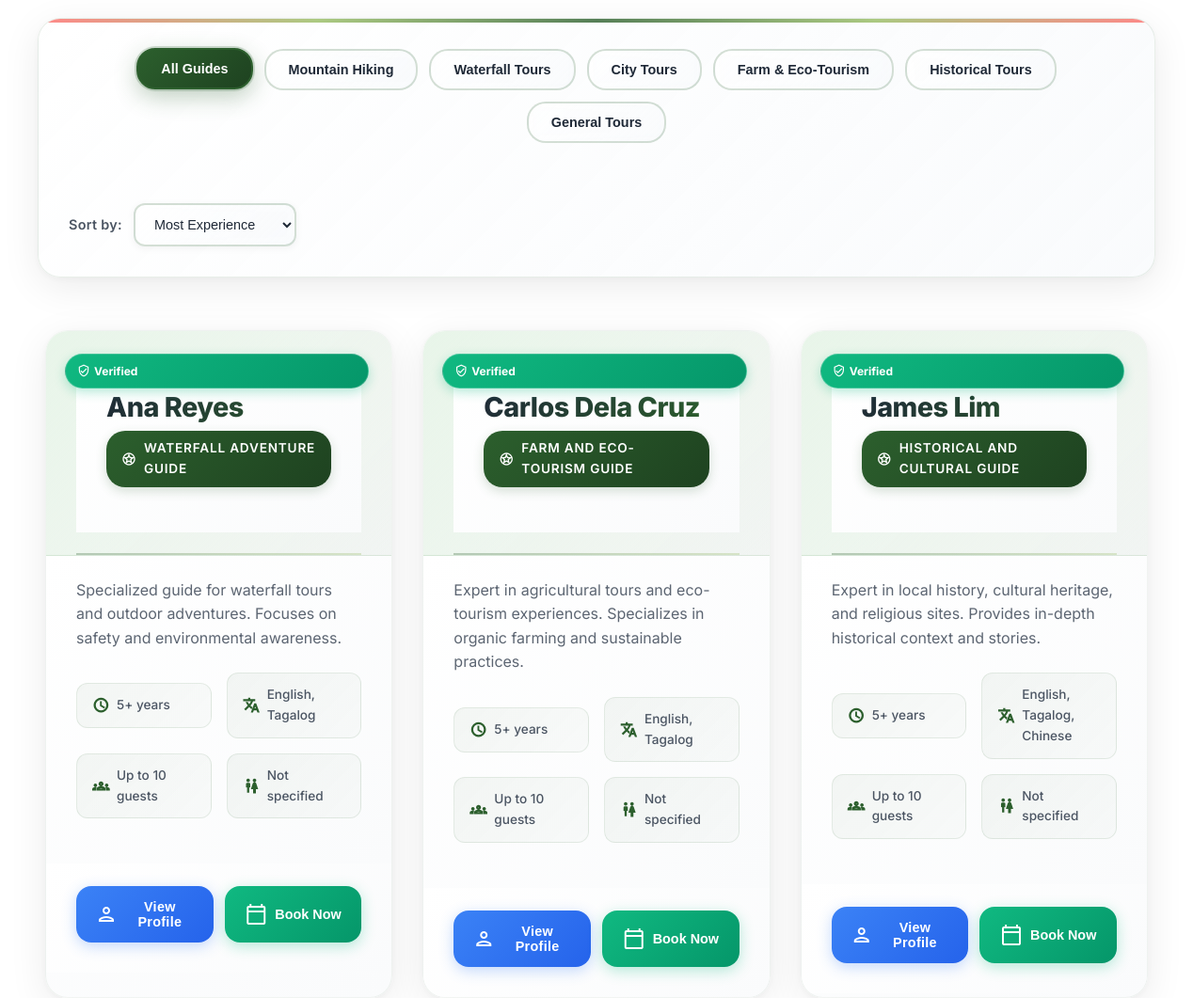
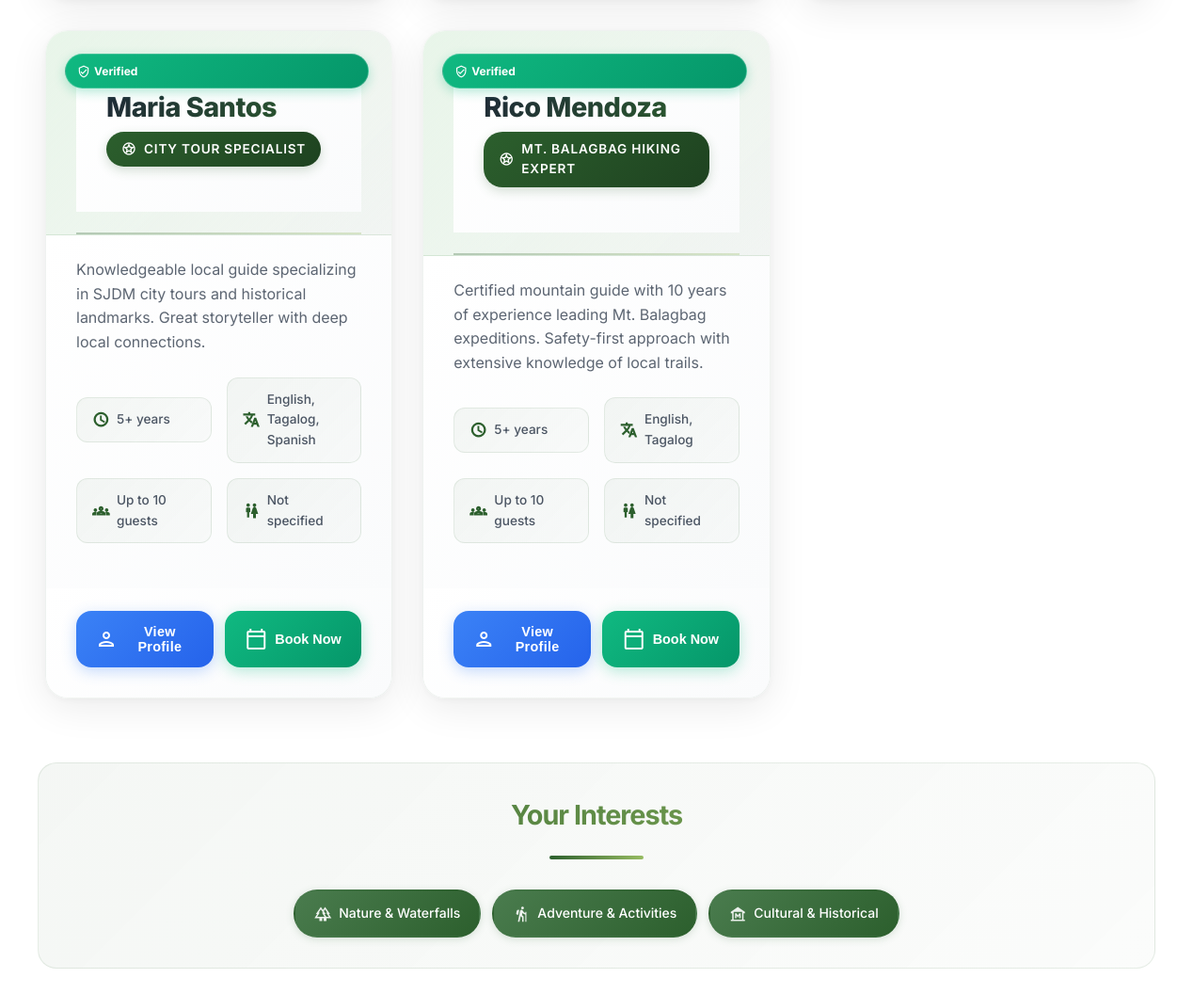
Before: /sjdm-user/user-guides.php (lower part) with the older database file (2 pictures, top to bottom).
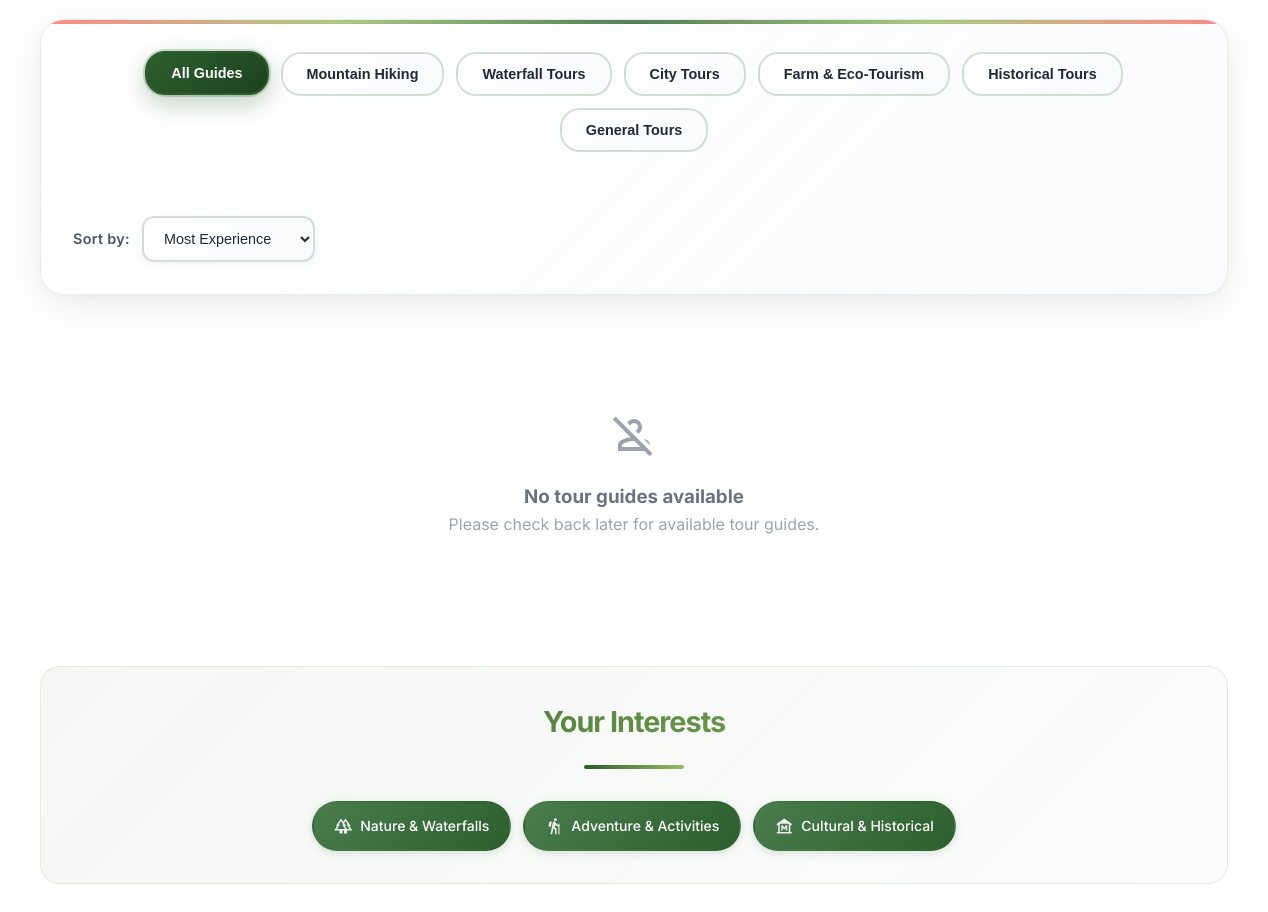
After: the same page with the newer database file.
### tables this page shows
CREATE TABLE `tour_guides` (
  `id` int(11) NOT NULL,
  `user_id` int(11) DEFAULT NULL,
  `name` varchar(100) NOT NULL,
  `specialty` varchar(200) DEFAULT NULL,
  `category` enum('mountain','city','farm','waterfall','historical','general') NOT NULL DEFAULT 'general',
  `description` text DEFAULT NULL,
  `bio` text DEFAULT NULL,
  `areas_of_expertise` text DEFAULT NULL,
  `rating` decimal(3,2) DEFAULT 0.00,
  `review_count` int(11) DEFAULT 0,
  `price_range` varchar(100) DEFAULT NULL,
  `price_min` decimal(10,2) DEFAULT NULL,
  `price_max` decimal(10,2) DEFAULT NULL,
  `languages` varchar(200) DEFAULT NULL,
  `contact_number` varchar(20) DEFAULT NULL,
  `email` varchar(100) DEFAULT NULL,
  `schedules` text DEFAULT NULL,
  `experience_years` int(11) DEFAULT NULL,
  `group_size` varchar(50) DEFAULT NULL,
  `verified` tinyint(1) DEFAULT 0,
  `total_tours` int(11) DEFAULT 0,
  `photo_url` varchar(500) DEFAULT NULL,
  `status` enum('active','inactive') DEFAULT 'active',
  `created_at` timestamp NOT NULL DEFAULT current_timestamp(),
  `updated_at` timestamp NOT NULL DEFAULT current_timestamp() ON UPDATE current_timestamp(),
  `resume` varchar(500) DEFAULT NULL
);

### sjdm-user/user-guides.php (the view, shortened to what the changed rows need)
<?php
$conn = getDatabaseConnection();
$tourGuides = [];
$currentUser = ['name' => 'Guest', 'email' => ''];
if ($conn) {
    $guidesStmt = $conn->prepare("SELECT * FROM tour_guides WHERE status = 'active' AND verified = 1 ORDER BY name ASC");
    if ($guidesStmt) {
        $guidesStmt->execute();
        $guidesResult = $guidesStmt->get_result();
        if ($guidesResult->num_rows > 0) {
            while ($guide = $guidesResult->fetch_assoc()) {
                $tourGuides[] = $guide;
            }
        }
    } else {
        echo "";
    }
} else {
    echo "";
}
?>
<!DOCTYPE html>
<html lang="en">
<head>
    <link rel="stylesheet" href="styles.css">
</head>
<body>
    <main class="main-content full-width">
        <div class="content-area">
            <div id="guidesList" class="guides-grid">
                <?php
                if (!empty($tourGuides)) {
                    foreach ($tourGuides as $index => $guide) {
                        $guideId = $guide['id'];
                        $guideName = htmlspecialchars($guide['name']);
                        $guideSpecialty = htmlspecialchars($guide['specialty']);
                        $guideDescription = htmlspecialchars($guide['description'] ?? 'Experienced tour guide ready to show you the best of San Jose del Monte.');
                        $guideExperience = htmlspecialchars($guide['experience'] ?? '5+ years');
                        $guideLanguages = htmlspecialchars($guide['languages'] ?? 'English, Tagalog');
                        $guideGroupSize = htmlspecialchars($guide['max_group_size'] ?? '10 guests');
                        $guideCategory = htmlspecialchars($guide['category'] ?? 'general');
                        $guideVerified = isset($guide['verified']) && $guide['verified'] == '1';
                        $categoryMap = [
                            'mountain' => 'mountain',
                            'waterfall' => 'waterfall',
                            'city' => 'city',
                            'farm' => 'farm',
                            'historical' => 'historical',
                            'general' => 'general'
                        ];
                        $dataCategory = $categoryMap[$guideCategory] ?? 'general';
                ?>
                <div class="guide-card" data-guide-id="<?php echo $guideId; ?>" data-category="<?php echo $dataCategory; ?>">
                    <div class="guide-header">
                        <?php if ($guideVerified): ?>
                        <div class="verified-badge">
                            <span class="material-icons-outlined">verified_user</span>
                            <span>Verified</span>
                        </div>
                        <?php endif; ?>
                        <div class="guide-info">
                            <h3 class="guide-name"><?php echo $guideName; ?></h3>
                            <span class="guide-specialty">
                                <span class="material-icons-outlined">stars</span>
                                <?php echo $guideSpecialty; ?>
                            </span>
                        </div>
                    </div>
                    <div class="guide-body">
                        <p class="guide-description"><?php echo $guideDescription; ?></p>
                        <div class="guide-meta">
                            <div class="meta-item">
                                <span class="material-icons-outlined">schedule</span>
                                <?php echo $guideExperience; ?>
                            </div>
                            <div class="meta-item">
                                <span class="material-icons-outlined">translate</span>
                                <?php echo $guideLanguages; ?>
                            </div>
                            <div class="meta-item">
                                <span class="material-icons-outlined">groups</span>
                                Up to <?php echo $guideGroupSize; ?>
                            </div>
                            <div class="meta-item">
                                <span class="material-icons-outlined">wc</span>
                                <?php echo ucfirst($guide['gender'] ?? 'Not specified'); ?>
                            </div>
                        </div>
                    </div>
                    <div class="guide-actions">
                        <button class="btn-view-profile" onclick="openGuideModal(<?php echo $guideId; ?>)">
                            <span class="material-icons-outlined">person</span>
                            View Profile
                        </button>
                        <button class="btn-book-guide" onclick="bookGuide(<?php echo $guideId; ?>)">
                            <span class="material-icons-outlined">calendar_today</span>
                            Book Now
                        </button>
                    </div>
                </div>
                <?php
                    }
                } else {
                    echo '<div class="no-guides-message" style="grid-column: 1 / -1; text-align: center; padding: 60px 20px;">';
                    echo '<span class="material-icons-outlined" style="font-size: 48px; color: #9ca3af;">person_off</span>';
                    echo '<h3 style="color: #6b7280; margin-top: 16px;">No tour guides available</h3>';
                    echo '<p style="color: #9ca3af;">Please check back later for available tour guides.</p>';
                    echo '</div>';
                }
                ?>
            </div>
            <?php if (!empty($currentUser)): ?>
            <div class="user-preferences-section">
                <h2 class="section-title">Your Interests</h2>
                <div class="preferences-display">
                    <?php
                    $userPreferences = [];
                    if (empty($userPreferences)) {
                        $userPreferences = ['nature', 'adventure', 'cultural'];
                    }
                    $categoryMap = [
                        'nature' => 'Nature & Waterfalls',
                        'farm' => 'Farms & Eco-Tourism',
                        'park' => 'Parks & Recreation',
                        'adventure' => 'Adventure & Activities',
                        'cultural' => 'Cultural & Historical',
                        'religious' => 'Religious Sites',
                        'entertainment' => 'Entertainment & Leisure',
                        'food' => 'Food & Dining',
                        'shopping' => 'Shopping & Markets',
                        'wellness' => 'Wellness & Relaxation',
                        'education' => 'Educational & Learning',
                        'family' => 'Family-Friendly',
                        'photography' => 'Photography Spots',
                        'wildlife' => 'Wildlife & Nature',
                        'outdoor' => 'Outdoor Activities'
                    ];
                    foreach ($userPreferences as $preference): ?>
                        <div class="preference-tag">
                            <span class="material-icons-outlined">
                            </span>
                            <?php echo htmlspecialchars($categoryMap[$preference] ?? $preference); ?>
                        </div>
                    <?php endforeach; ?>
                </div>
            </div>
            <?php endif; ?>
        </main>
</body>
</html>

Changed rows visible on the page:
removed tour_guides: verified 1 (drawn), name "Ana Reyes", specialty "WATERFALL ADVENTURE GUIDE", description "Specialized guide for waterfall tours and outdoor adventures. Focuses on safety and environmental awareness.", guideExperience "5+ years", languages "English, Tagalog", guideGroupSize "10 guests", gender "Not specified"
removed tour_guides: verified 1 (drawn), name "Carlos Dela Cruz", specialty "FARM AND ECO-TOURISM GUIDE", description "Expert in agricultural tours and eco-tourism experiences. Specializes in organic farming and sustainable practices.", guideExperience "5+ years", languages "English, Tagalog", guideGroupSize "10 guests", gender "Not specified"
removed tour_guides: verified 1 (drawn), name "James Lim", specialty "HISTORICAL AND CULTURAL GUIDE", description "Expert in local history, cultural heritage, and religious sites. Provides in-depth historical context and stories.", guideExperience "5+ years", languages "English, Tagalog, Chinese", guideGroupSize "10 guests", gender "Not specified"
removed tour_guides: verified 1 (drawn), name "Maria Santos", specialty "CITY TOUR SPECIALIST", description "Knowledgeable local guide specializing in SJDM city tours and historical landmarks. Great storyteller with deep local connections.", guideExperience "5+ years", languages "English, Tagalog, Spanish", guideGroupSize "10 guests", gender "Not specified"
removed tour_guides: verified 1 (drawn), name "Rico Mendoza", specialty "MT. BALAGBAG HIKING EXPERT", description "Certified mountain guide with 10 years of experience leading Mt. Balagbag expeditions. Safety-first approach with extensive knowledge of local trails.", guideExperience "5+ years", languages "English, Tagalog", guideGroupSize "10 guests", gender "Not specified"
Other visible differences:
text now shown: "No tour guides available Please check back later for available tour guides."
